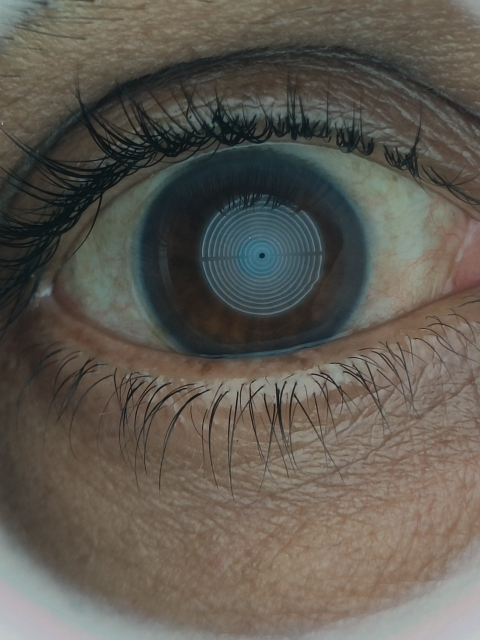
#> input picture images/train/WhatsApp Image 2025-04-13 at 22.21.12.jpeg, 960 x 1280 px (shown at 1/2 size); its folder holds only this picture in this run
$ python generate_maps.py   (older library calls are emulated)
#> lines starting #> are read from the running program, lines starting #| are printed output that depends on the picture; after the words box and inside, x2 and y2 are one past the last pixel; in counts of white or black regions, pixels touching at a corner belong together
### zernike_utils.py
#zernike_utils.py
import os
import cv2
import mahotas
import numpy as np
import matplotlib.pyplot as plt

def generate_zernike_map(image_path, save_dir, radius=128, degree=12):
    """
    Generate Zernike polynomial-based topography map from corneal image.

    Args:
        image_path: Path to input image
        save_dir: Directory to save output map
        radius: Radius for Zernike analysis
        degree: Degree of Zernike polynomials
    """
#> called with save_dir = 'zernike_maps', radius = 128, degree = 12
    # Read image in grayscale
    img = cv2.imread(image_path, cv2.IMREAD_GRAYSCALE)
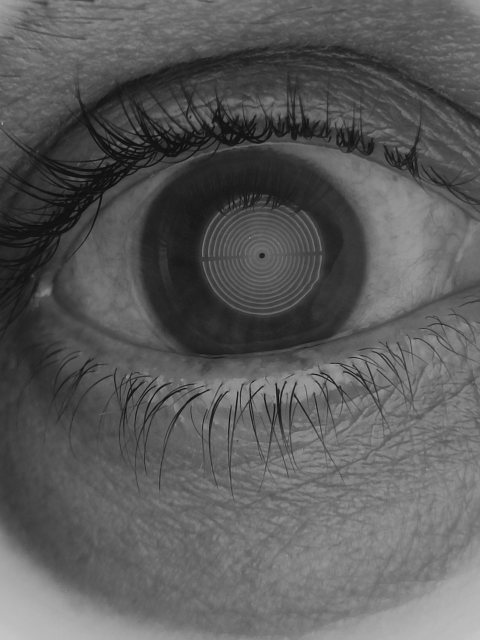
#> img: shape (1280, 960) (shown at 1/2 size); min 2, max 197, mean 91
    if img is None:
        print(f"Failed to load {image_path}")
        return

    # Resize to 256x256
    img = cv2.resize(img, (256, 256))
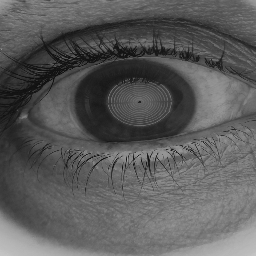
#> img: shape (256, 256); min 11, max 196, mean 91

    # Create circular mask to focus on corneal area
    mask = np.zeros_like(img, dtype=np.uint8)
    center = (img.shape[1] // 2, img.shape[0] // 2)
#> center = (128, 128)
    cv2.circle(mask, center, radius, 255, -1)
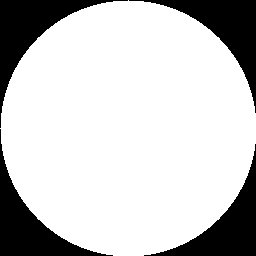
#> mask: shape (256, 256); 78.5% white; 4 black regions, box (x1, y1, x2, y2) and area: (0, 0, 128, 128) 3654, (129, 0, 256, 113) 3526, (0, 129, 113, 256) 3526, (144, 144, 256, 256) 3399

    # Apply mask to image
    masked_img = cv2.bitwise_and(img, img, mask=mask)
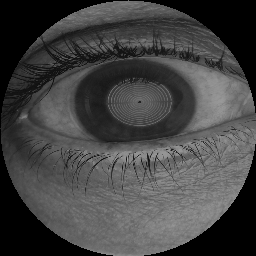
#> masked_img: shape (256, 256); min 0, max 162, mean 66.9

    # Get Zernike moments
#> (the run stopped early here; a loop or call above may not have finished)

$ run again, on images/train/WhatsApp Image 2025-04-13 at 22.21.15.jpeg
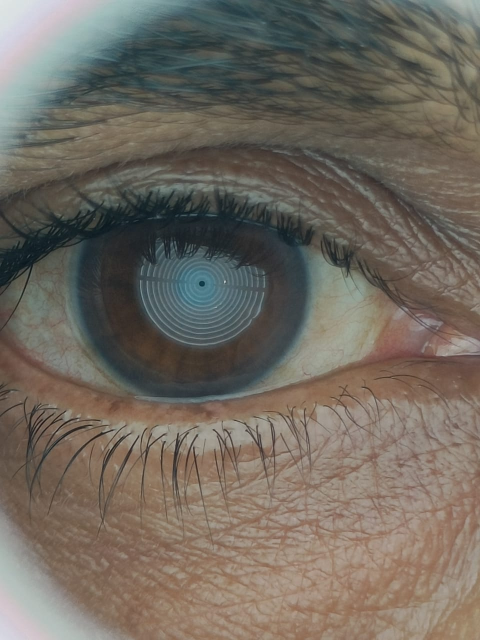
#> input picture images/train/WhatsApp Image 2025-04-13 at 22.21.15.jpeg, 960 x 1280 px (shown at 1/2 size)
#> in generate_zernike_map, `img = cv2.resize(img, (256, 256))`:
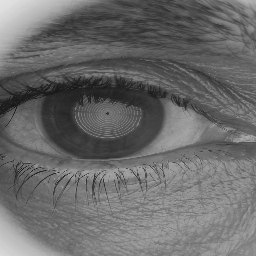
#> img: shape (256, 256); min 19, max 228, mean 106.4
#> mask: shape (256, 256); 78.5% white; 4 black regions, box (x1, y1, x2, y2) and area: (0, 0, 128, 128) 3654, (129, 0, 256, 113) 3526, (0, 129, 113, 256) 3526, (144, 144, 256, 256) 3399
#> in generate_zernike_map, `masked_img = cv2.bitwise_and(img, img, mask=mask)`:
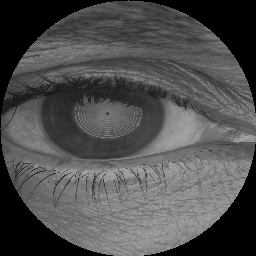
#> masked_img: shape (256, 256); min 0, max 174, mean 78.1

$ run again, on images/train/WhatsApp Image 2025-04-13 at 22.21.16 (1).jpeg
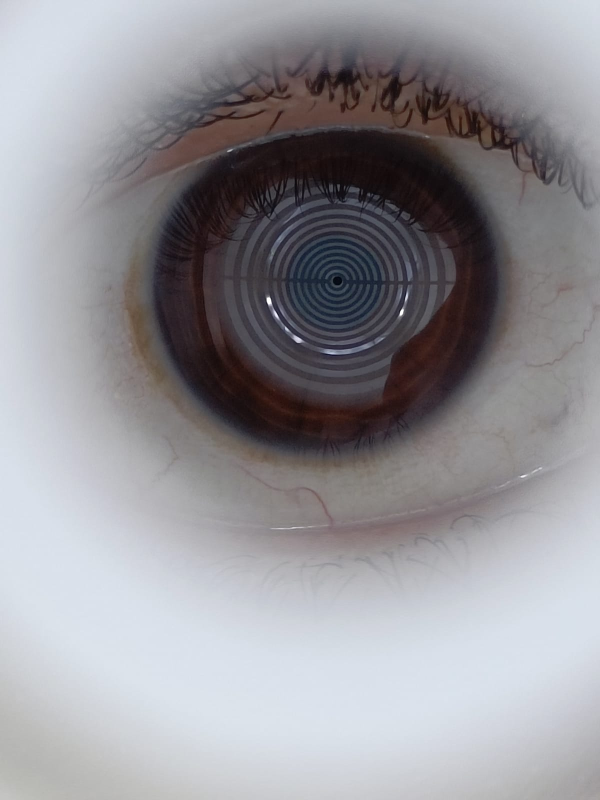
#> input picture images/train/WhatsApp Image 2025-04-13 at 22.21.16 (1).jpeg, 1200 x 1600 px (shown at 1/2 size)
#> in generate_zernike_map, `img = cv2.resize(img, (256, 256))`:
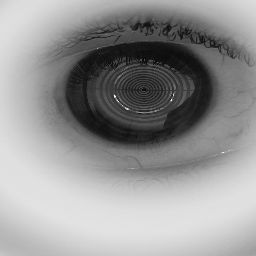
#> img: shape (256, 256); min 7, max 254, mean 149.1
#> mask: shape (256, 256); 78.5% white; 4 black regions, box (x1, y1, x2, y2) and area: (0, 0, 128, 128) 3654, (129, 0, 256, 113) 3526, (0, 129, 113, 256) 3526, (144, 144, 256, 256) 3399
#> in generate_zernike_map, `masked_img = cv2.bitwise_and(img, img, mask=mask)`:
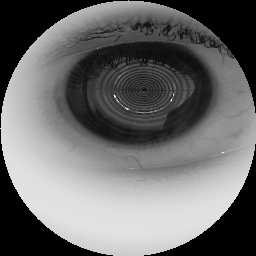
#> masked_img: shape (256, 256); min 0, max 254, mean 107.3

$ run again, on images/train/WhatsApp Image 2025-04-13 at 22.21.14 (1).jpeg
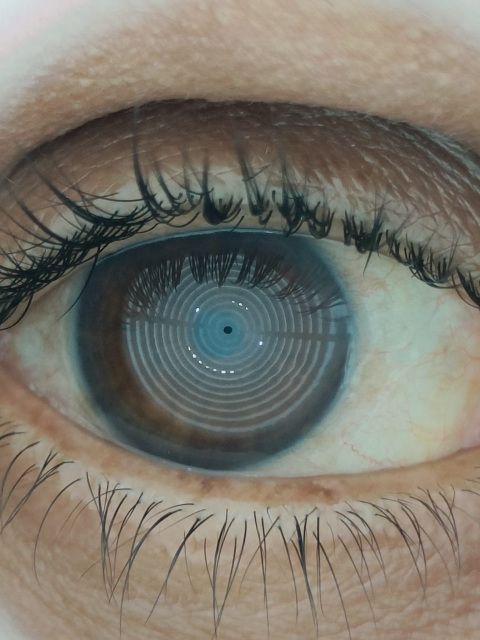
#> input picture images/train/WhatsApp Image 2025-04-13 at 22.21.14 (1).jpeg, 960 x 1280 px (shown at 1/2 size)
#> in generate_zernike_map, `img = cv2.resize(img, (256, 256))`:
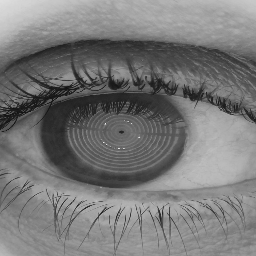
#> img: shape (256, 256); min 15, max 237, mean 120.2
#> mask: shape (256, 256); 78.5% white; 4 black regions, box (x1, y1, x2, y2) and area: (0, 0, 128, 128) 3654, (129, 0, 256, 113) 3526, (0, 129, 113, 256) 3526, (144, 144, 256, 256) 3399
#> in generate_zernike_map, `masked_img = cv2.bitwise_and(img, img, mask=mask)`:
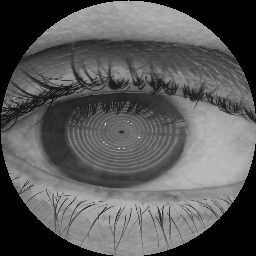
#> masked_img: shape (256, 256); min 0, max 237, mean 88.8
